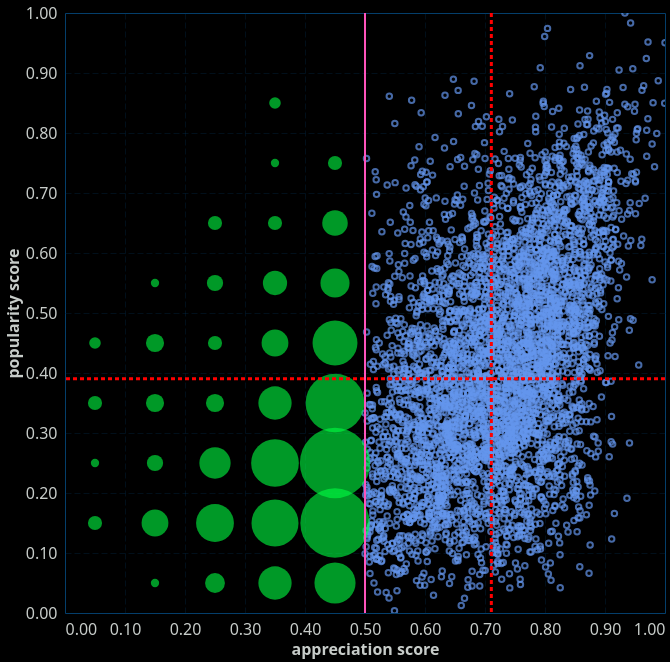

The specification (Vega-Lite) saved for this image:
### Vega-Lite specification from a JSON file in a GitHub repository (floating-point values rounded to 4 significant figures; data arrays with more than 128 entries replaced by an {"elided": "..."} marker saying what was removed)
{"config": {"view": {"continuousWidth": 400, "continuousHeight": 300, "stroke": "#043f6b", "strokeWidth": 1}, "background": "#000000", "mark": {"color": "#6495ED"}, "arc": {"fill": "#6495ED"}, "area": {"fill": "#6495ED", "line": true, "fillOpacity": 0.1}, "line": {"stroke": "#6495ED", "strokeWidth": 2}, "path": {"stroke": "#6495ED"}, "rect": {"fill": "#6495ED"}, "shape": {"stroke": "#6495ED"}, "symbol": {"fill": "#6495ED"}, "title": {"color": "#C7CCC9", "anchor": "start", "dy": -15, "fontSize": 16, "font": "IBM Plex Sans,system-ui,-apple-system,BlinkMacSystemFont,\".sfnstext-regular\",sans-serif", "fontWeight": 600}, "axisBand": {"grid": false}, "axis": {"labelColor": "#C7CCC9", "labelFontSize": 16, "labelFont": "IBM Plex Sans Condensed, system-ui, -apple-system, BlinkMacSystemFont, \".SFNSText-Regular\", sans-serif", "labelFontWeight": 400, "titleColor": "#C7CCC9", "titleFontWeight": 600, "titleFontSize": 16, "grid": true, "gridColor": "#043f6b", "labelAngle": 0, "domainColor": null, "tickColor": null, "labelPadding": 2, "tickSize": 6, "tickWidth": 0.5, "gridOpacity": 1, "gridZ": 1}, "axisX": {"gridDash": [6, 3], "gridWidth": 0.25, "gridColor": "#043f6b", "labelAngle": 0}, "axisY": {"gridDash": [6, 3], "gridWidth": 0.25, "gridColor": "#043f6b"}, "layer": {"grid": 1, "mark": 0}, "legend": {"labelFontSize": 11, "padding": 1, "symbolType": "square", "labelColor": "#C7CCC9", "titleColor": "#C7CCC9"}, "style": {"guide-label": {"font": "IBM Plex Sans,system-ui,-apple-system,BlinkMacSystemFont,\".sfnstext-regular\",sans-serif", "fill": "#C7CCC9", "fontWeight": 400}, "guide-title": {"font": "IBM Plex Sans,system-ui,-apple-system,BlinkMacSystemFont,\".sfnstext-regular\",sans-serif", "fill": "#C7CCC9", "fontWeight": 400}}, "range": {"category": ["#33a8c7ff", "#52e3e1ff", "#a0e426ff", "#fdf148ff", "#ffab00ff", "#f77976ff", "#f050aeff", "#d883ffff", "#9336fdff"]}}, "layer": [{"data": {"name": "data-2359c037a23dd66d5ba56659ea999b4b"}, "mark": {"type": "point"}, "encoding": {"tooltip": [{"field": "name", "type": "nominal"}, {"field": "popularity_score", "type": "quantitative"}, {"field": "appreciation_score", "type": "quantitative"}], "x": {"field": "appreciation_score", "title": "appreciation score", "type": "quantitative"}, "y": {"field": "popularity_score", "title": "popularity score", "type": "quantitative"}}, "name": "view_5", "transform": [{"filter": "(datum['appreciation_score'] >= threshold)"}]}, {"data": {"name": "data-2359c037a23dd66d5ba56659ea999b4b"}, "mark": {"type": "circle", "color": "#00ff41", "opacity": 0.6}, "encoding": {"size": {"aggregate": "count", "legend": null, "scale": {"domain": [0, 50]}, "type": "quantitative"}, "tooltip": [{"aggregate": "count", "title": "Density", "type": "quantitative"}], "x": {"bin": {"maxbins": 10}, "field": "appreciation_score", "type": "quantitative"}, "y": {"bin": {"maxbins": 10}, "field": "popularity_score", "type": "quantitative"}}, "transform": [{"filter": "(datum['appreciation_score'] < threshold)"}]}, {"data": {"name": "empty"}, "mark": {"type": "rule", "color": "#fe53bb"}, "encoding": {"strokeWidth": {"value": 2}, "x": {"type": "quantitative", "datum": {"expr": "threshold"}}}}, {"data": {"name": "data-c6b81ccbfc9496cd164fbfb31b62c94a"}, "mark": {"type": "rule", "color": "red", "strokeDash": [4, 3], "strokeWidth": 3}, "encoding": {"x": {"field": "x", "type": "quantitative"}}}, {"data": {"name": "data-5ee42a83f075b192436395194e2f725b"}, "mark": {"type": "rule", "color": "red", "strokeDash": [4, 3], "strokeWidth": 3}, "encoding": {"y": {"field": "y", "type": "quantitative"}}}], "height": 600, "params": [{"name": "threshold", "bind": {"input": "range", "max": 1, "min": 0, "step": 0.01}, "value": 0.5}, {"name": "param_4", "select": {"type": "interval", "encodings": ["x", "y"]}, "bind": "scales", "views": ["view_5"]}], "width": 600, "$schema": "https://vega.github.io/schema/vega-lite/v5.20.1.json", "datasets": {"data-2359c037a23dd66d5ba56659ea999b4b": {"elided": "4703 records"}, "empty": [{}], "data-c6b81ccbfc9496cd164fbfb31b62c94a": [{"x": 0.7106}], "data-5ee42a83f075b192436395194e2f725b": [{"y": 0.3905}]}}
